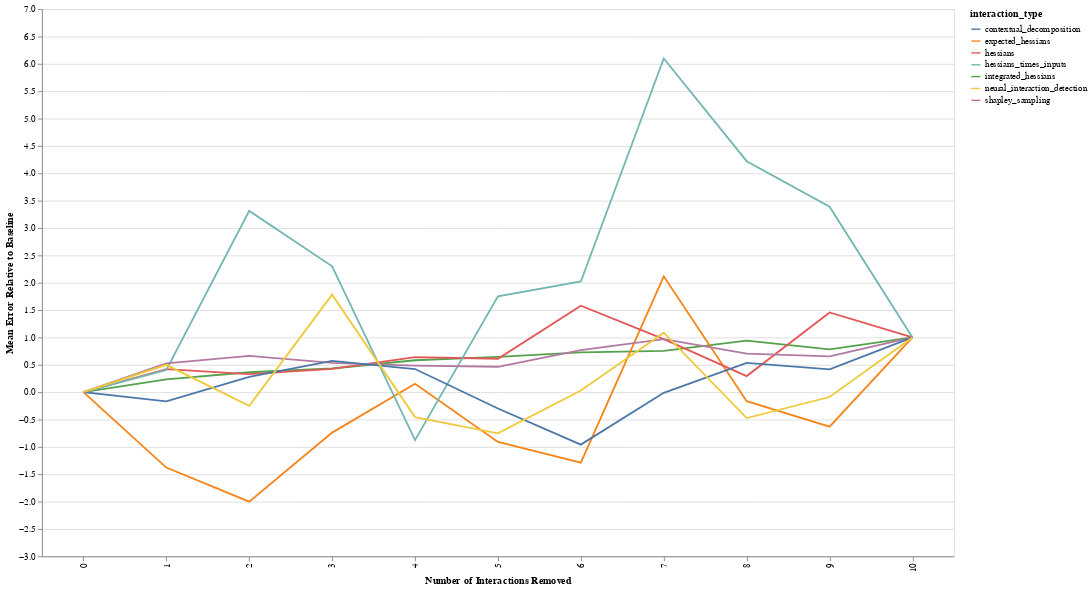

Notebook cell for this chart:
### Code cell
line = alt.Chart(df_total, width=1000, height=600).mark_line().encode(
    x=alt.X('num_interactions_removed:O', title='Number of Interactions Removed'),
    y=alt.Y('mean_perf:Q', title='Mean Error Relative to Baseline'),
    color=alt.Color('interaction_type:N')
)
band = alt.Chart(df_total).transform_calculate(
    ymin="datum.mean_perf - datum.sd_perf",
    ymax="datum.mean_perf + datum.sd_perf"
).mark_errorbar().encode(
    x=alt.X('num_interactions_removed:O'),
    y="ymin:Q",
    y2="ymax:Q",
    color=alt.Color('interaction_type:N')
)
line

### Figure 1 — Vega-Lite specification as saved in the notebook (floating-point values rounded to 4 significant figures)
{"config": {"view": {"continuousWidth": 400, "continuousHeight": 300}}, "data": {"name": "data-2bc7ba30c1c4f42c9377393724422c2f"}, "mark": "line", "encoding": {"color": {"type": "nominal", "field": "interaction_type"}, "x": {"type": "ordinal", "field": "num_interactions_removed", "title": "Number of Interactions Removed"}, "y": {"type": "quantitative", "field": "mean_perf", "title": "Mean Error Relative to Baseline"}}, "height": 600, "width": 1000, "$schema": "https://vega.github.io/schema/vega-lite/v4.0.2.json", "datasets": {"data-2bc7ba30c1c4f42c9377393724422c2f": [{"Unnamed: 0": 0, "interaction_type": "integrated_hessians", "mean_perf": 0.0, "sd_perf": -0.02547, "cumulative_pairs": "()", "num_interactions_removed": 0}, {"Unnamed: 0": 1, "interaction_type": "integrated_hessians", "mean_perf": 0.2334, "sd_perf": -0.008792, "cumulative_pairs": "(0, 1)", "num_interactions_removed": 1}, {"Unnamed: 0": 2, "interaction_type": "integrated_hessians", "mean_perf": 0.3642, "sd_perf": -0.0505, "cumulative_pairs": "(0, 2)", "num_interactions_removed": 2}, {"Unnamed: 0": 3, "interaction_type": "integrated_hessians", "mean_perf": 0.4324, "sd_perf": -0.06421, "cumulative_pairs": "(0, 4)", "num_interactions_removed": 3}, {"Unnamed: 0": 4, "interaction_type": "integrated_hessians", "mean_perf": 0.5832, "sd_perf": -0.02985, "cumulative_pairs": "(0, 3)", "num_interactions_removed": 4}, {"Unnamed: 0": 5, "interaction_type": "integrated_hessians", "mean_perf": 0.6462, "sd_perf": -0.05623, "cumulative_pairs": "(1, 3)", "num_interactions_removed": 5}, {"Unnamed: 0": 6, "interaction_type": "integrated_hessians", "mean_perf": 0.728, "sd_perf": -0.04988, "cumulative_pairs": "(1, 2)", "num_interactions_removed": 6}, {"Unnamed: 0": 7, "interaction_type": "integrated_hessians", "mean_perf": 0.7547, "sd_perf": -0.05833, "cumulative_pairs": "(1, 4)", "num_interactions_removed": 7}, {"Unnamed: 0": 8, "interaction_type": "integrated_hessians", "mean_perf": 0.9408, "sd_perf": 0.349, "cumulative_pairs": "(2, 3)", "num_interactions_removed": 8}, {"Unnamed: 0": 9, "interaction_type": "integrated_hessians", "mean_perf": 0.7826, "sd_perf": -0.05417, "cumulative_pairs": "(3, 4)", "num_interactions_removed": 9}, {"Unnamed: 0": 10, "interaction_type": "integrated_hessians", "mean_perf": 1.0, "sd_perf": 0.3438, "cumulative_pairs": "(2, 4)", "num_interactions_removed": 10}, {"Unnamed: 0": 0, "interaction_type": "expected_hessians", "mean_perf": 0.0, "sd_perf": -3.367, "cumulative_pairs": "()", "num_interactions_removed": 0}, {"Unnamed: 0": 1, "interaction_type": "expected_hessians", "mean_perf": -1.378, "sd_perf": -3.574, "cumulative_pairs": "(1, 3)", "num_interactions_removed": 1}, {"Unnamed: 0": 2, "interaction_type": "expected_hessians", "mean_perf": -2.002, "sd_perf": -4.051, "cumulative_pairs": "(2, 3)", "num_interactions_removed": 2}, {"Unnamed: 0": 3, "interaction_type": "expected_hessians", "mean_perf": -0.7392, "sd_perf": -3.498, "cumulative_pairs": "(1, 2)", "num_interactions_removed": 3}, {"Unnamed: 0": 4, "interaction_type": "expected_hessians", "mean_perf": 0.1532, "sd_perf": -3.445, "cumulative_pairs": "(1, 4)", "num_interactions_removed": 4}, {"Unnamed: 0": 5, "interaction_type": "expected_hessians", "mean_perf": -0.9095, "sd_perf": -3.783, "cumulative_pairs": "(3, 4)", "num_interactions_removed": 5}, {"Unnamed: 0": 6, "interaction_type": "expected_hessians", "mean_perf": -1.289, "sd_perf": -3.65, "cumulative_pairs": "(0, 3)", "num_interactions_removed": 6}, {"Unnamed: 0": 7, "interaction_type": "expected_hessians", "mean_perf": 2.118, "sd_perf": -4.485, "cumulative_pairs": "(0, 1)", "num_interactions_removed": 7}, {"Unnamed: 0": 8, "interaction_type": "expected_hessians", "mean_perf": -0.1654, "sd_perf": -4.021, "cumulative_pairs": "(2, 4)", "num_interactions_removed": 8}, {"Unnamed: 0": 9, "interaction_type": "expected_hessians", "mean_perf": -0.6297, "sd_perf": -4.108, "cumulative_pairs": "(0, 2)", "num_interactions_removed": 9}, {"Unnamed: 0": 10, "interaction_type": "expected_hessians", "mean_perf": 1.0, "sd_perf": -3.905, "cumulative_pairs": "(0, 4)", "num_interactions_removed": 10}, {"Unnamed: 0": 0, "interaction_type": "hessians", "mean_perf": 0.0, "sd_perf": -0.9518, "cumulative_pairs": "()", "num_interactions_removed": 0}, {"Unnamed: 0": 1, "interaction_type": "hessians", "mean_perf": 0.4221, "sd_perf": -0.7593, "cumulative_pairs": "(1, 3)", "num_interactions_removed": 1}, {"Unnamed: 0": 2, "interaction_type": "hessians", "mean_perf": 0.3311, "sd_perf": -0.8822, "cumulative_pairs": "(2, 3)", "num_interactions_removed": 2}, {"Unnamed: 0": 3, "interaction_type": "hessians", "mean_perf": 0.4259, "sd_perf": -0.7564, "cumulative_pairs": "(1, 2)", "num_interactions_removed": 3}, {"Unnamed: 0": 4, "interaction_type": "hessians", "mean_perf": 0.6387, "sd_perf": -0.6456, "cumulative_pairs": "(1, 4)", "num_interactions_removed": 4}, {"Unnamed: 0": 5, "interaction_type": "hessians", "mean_perf": 0.6109, "sd_perf": -0.7204, "cumulative_pairs": "(3, 4)", "num_interactions_removed": 5}, {"Unnamed: 0": 6, "interaction_type": "hessians", "mean_perf": 1.581, "sd_perf": -1.299, "cumulative_pairs": "(0, 1)", "num_interactions_removed": 6}, {"Unnamed: 0": 7, "interaction_type": "hessians", "mean_perf": 0.9703, "sd_perf": -0.9419, "cumulative_pairs": "(0, 3)", "num_interactions_removed": 7}, {"Unnamed: 0": 8, "interaction_type": "hessians", "mean_perf": 0.2938, "sd_perf": -0.8408, "cumulative_pairs": "(2, 4)", "num_interactions_removed": 8}, {"Unnamed: 0": 9, "interaction_type": "hessians", "mean_perf": 1.456, "sd_perf": -1.106, "cumulative_pairs": "(0, 2)", "num_interactions_removed": 9}, {"Unnamed: 0": 10, "interaction_type": "hessians", "mean_perf": 1.0, "sd_perf": -0.9359, "cumulative_pairs": "(0, 4)", "num_interactions_removed": 10}, {"Unnamed: 0": 0, "interaction_type": "hessians_times_inputs", "mean_perf": 0.0, "sd_perf": -10.12, "cumulative_pairs": "()", "num_interactions_removed": 0}, {"Unnamed: 0": 1, "interaction_type": "hessians_times_inputs", "mean_perf": 0.4072, "sd_perf": -11.25, "cumulative_pairs": "(1, 3)", "num_interactions_removed": 1}, {"Unnamed: 0": 2, "interaction_type": "hessians_times_inputs", "mean_perf": 3.312, "sd_perf": -10.44, "cumulative_pairs": "(1, 2)", "num_interactions_removed": 2}, {"Unnamed: 0": 3, "interaction_type": "hessians_times_inputs", "mean_perf": 2.299, "sd_perf": -11.43, "cumulative_pairs": "(2, 3)", "num_interactions_removed": 3}, {"Unnamed: 0": 4, "interaction_type": "hessians_times_inputs", "mean_perf": -0.8763, "sd_perf": -11.15, "cumulative_pairs": "(3, 4)", "num_interactions_removed": 4}, {"Unnamed: 0": 5, "interaction_type": "hessians_times_inputs", "mean_perf": 1.75, "sd_perf": -10.35, "cumulative_pairs": "(0, 3)", "num_interactions_removed": 5}, {"Unnamed: 0": 6, "interaction_type": "hessians_times_inputs", "mean_perf": 2.022, "sd_perf": -10.19, "cumulative_pairs": "(0, 1)", "num_interactions_removed": 6}, {"Unnamed: 0": 7, "interaction_type": "hessians_times_inputs", "mean_perf": 6.098, "sd_perf": -12.7, "cumulative_pairs": "(1, 4)", "num_interactions_removed": 7}, {"Unnamed: 0": 8, "interaction_type": "hessians_times_inputs", "mean_perf": 4.221, "sd_perf": -11.76, "cumulative_pairs": "(0, 2)", "num_interactions_removed": 8}, {"Unnamed: 0": 9, "interaction_type": "hessians_times_inputs", "mean_perf": 3.389, "sd_perf": -11.07, "cumulative_pairs": "(2, 4)", "num_interactions_removed": 9}, {"Unnamed: 0": 10, "interaction_type": "hessians_times_inputs", "mean_perf": 1.0, "sd_perf": -10.8, "cumulative_pairs": "(0, 4)", "num_interactions_removed": 10}, {"Unnamed: 0": 0, "interaction_type": "shapley_sampling", "mean_perf": 0.0, "sd_perf": -0.7667, "cumulative_pairs": "()", "num_interactions_removed": 0}, {"Unnamed: 0": 1, "interaction_type": "shapley_sampling", "mean_perf": 0.525, "sd_perf": -0.1905, "cumulative_pairs": "(1, 3)", "num_interactions_removed": 1}, {"Unnamed: 0": 2, "interaction_type": "shapley_sampling", "mean_perf": 0.6615, "sd_perf": -0.2214, "cumulative_pairs": "(3, 4)", "num_interactions_removed": 2}, {"Unnamed: 0": 3, "interaction_type": "shapley_sampling", "mean_perf": 0.5347, "sd_perf": -0.2331, "cumulative_pairs": "(2, 3)", "num_interactions_removed": 3}, {"Unnamed: 0": 4, "interaction_type": "shapley_sampling", "mean_perf": 0.4857, "sd_perf": -0.2588, "cumulative_pairs": "(1, 2)", "num_interactions_removed": 4}, {"Unnamed: 0": 5, "interaction_type": "shapley_sampling", "mean_perf": 0.4637, "sd_perf": -0.3521, "cumulative_pairs": "(0, 3)", "num_interactions_removed": 5}, {"Unnamed: 0": 6, "interaction_type": "shapley_sampling", "mean_perf": 0.7699, "sd_perf": -0.2616, "cumulative_pairs": "(1, 4)", "num_interactions_removed": 6}, {"Unnamed: 0": 7, "interaction_type": "shapley_sampling", "mean_perf": 0.9693, "sd_perf": -0.4069, "cumulative_pairs": "(0, 1)", "num_interactions_removed": 7}, {"Unnamed: 0": 8, "interaction_type": "shapley_sampling", "mean_perf": 0.7056, "sd_perf": -0.2877, "cumulative_pairs": "(2, 4)", "num_interactions_removed": 8}, {"Unnamed: 0": 9, "interaction_type": "shapley_sampling", "mean_perf": 0.6537, "sd_perf": -0.2571, "cumulative_pairs": "(0, 4)", "num_interactions_removed": 9}, {"Unnamed: 0": 10, "interaction_type": "shapley_sampling", "mean_perf": 1.0, "sd_perf": -0.3386, "cumulative_pairs": "(0, 2)", "num_interactions_removed": 10}, {"Unnamed: 0": 0, "interaction_type": "contextual_decomposition", "mean_perf": 0.0, "sd_perf": -1.104, "cumulative_pairs": "()", "num_interactions_removed": 0}, {"Unnamed: 0": 1, "interaction_type": "contextual_decomposition", "mean_perf": -0.169, "sd_perf": -1.356, "cumulative_pairs": "(2, 3)", "num_interactions_removed": 1}, {"Unnamed: 0": 2, "interaction_type": "contextual_decomposition", "mean_perf": 0.2796, "sd_perf": -0.9925, "cumulative_pairs": "(2, 4)", "num_interactions_removed": 2}, {"Unnamed: 0": 3, "interaction_type": "contextual_decomposition", "mean_perf": 0.5709, "sd_perf": -0.9818, "cumulative_pairs": "(3, 4)", "num_interactions_removed": 3}, {"Unnamed: 0": 4, "interaction_type": "contextual_decomposition", "mean_perf": 0.4228, "sd_perf": -1.111, "cumulative_pairs": "(0, 4)", "num_interactions_removed": 4}, {"Unnamed: 0": 5, "interaction_type": "contextual_decomposition", "mean_perf": -0.2989, "sd_perf": -1.427, "cumulative_pairs": "(1, 4)", "num_interactions_removed": 5}, {"Unnamed: 0": 6, "interaction_type": "contextual_decomposition", "mean_perf": -0.9587, "sd_perf": -2.302, "cumulative_pairs": "(0, 2)", "num_interactions_removed": 6}, {"Unnamed: 0": 7, "interaction_type": "contextual_decomposition", "mean_perf": -0.01217, "sd_perf": -1.151, "cumulative_pairs": "(0, 3)", "num_interactions_removed": 7}, {"Unnamed: 0": 8, "interaction_type": "contextual_decomposition", "mean_perf": 0.5347, "sd_perf": -0.9908, "cumulative_pairs": "(1, 3)", "num_interactions_removed": 8}, {"Unnamed: 0": 9, "interaction_type": "contextual_decomposition", "mean_perf": 0.4172, "sd_perf": -1.115, "cumulative_pairs": "(1, 2)", "num_interactions_removed": 9}, {"Unnamed: 0": 10, "interaction_type": "contextual_decomposition", "mean_perf": 1.0, "sd_perf": -1.305, "cumulative_pairs": "(0, 1)", "num_interactions_removed": 10}, {"Unnamed: 0": 0, "interaction_type": "neural_interaction_detection", "mean_perf": 0.0, "sd_perf": -3.323, "cumulative_pairs": "()", "num_interactions_removed": 0}, {"Unnamed: 0": 1, "interaction_type": "neural_interaction_detection", "mean_perf": 0.4992, "sd_perf": -3.673, "cumulative_pairs": "(1, 3)", "num_interactions_removed": 1}, {"Unnamed: 0": 2, "interaction_type": "neural_interaction_detection", "mean_perf": -0.2493, "sd_perf": -3.582, "cumulative_pairs": "(2, 3)", "num_interactions_removed": 2}, {"Unnamed: 0": 3, "interaction_type": "neural_interaction_detection", "mean_perf": 1.781, "sd_perf": -3.469, "cumulative_pairs": "(1, 2)", "num_interactions_removed": 3}, {"Unnamed: 0": 4, "interaction_type": "neural_interaction_detection", "mean_perf": -0.4553, "sd_perf": -3.405, "cumulative_pairs": "(0, 3)", "num_interactions_removed": 4}, {"Unnamed: 0": 5, "interaction_type": "neural_interaction_detection", "mean_perf": -0.7537, "sd_perf": -3.776, "cumulative_pairs": "(0, 2)", "num_interactions_removed": 5}, {"Unnamed: 0": 6, "interaction_type": "neural_interaction_detection", "mean_perf": 0.031, "sd_perf": -3.975, "cumulative_pairs": "(0, 1)", "num_interactions_removed": 6}, {"Unnamed: 0": 7, "interaction_type": "neural_interaction_detection", "mean_perf": 1.086, "sd_perf": -3.749, "cumulative_pairs": "(0, 4)", "num_interactions_removed": 7}, {"Unnamed: 0": 8, "interaction_type": "neural_interaction_detection", "mean_perf": -0.4737, "sd_perf": -4.026, "cumulative_pairs": "(2, 4)", "num_interactions_removed": 8}, {"Unnamed: 0": 9, "interaction_type": "neural_interaction_detection", "mean_perf": -0.08878, "sd_perf": -3.695, "cumulative_pairs": "(3, 4)", "num_interactions_removed": 9}, {"Unnamed: 0": 10, "interaction_type": "neural_interaction_detection", "mean_perf": 1.0, "sd_perf": -4.132, "cumulative_pairs": "(1, 4)", "num_interactions_removed": 10}]}}
